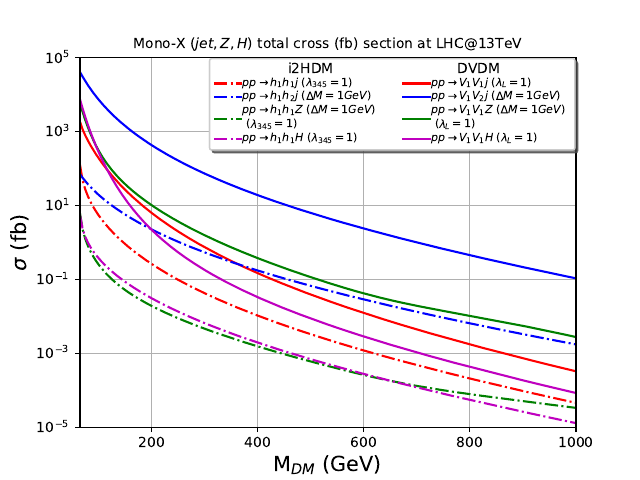

Python code for this plot:
import numpy as np
import matplotlib
import matplotlib.pyplot as plt
import scipy.interpolate
from scipy.interpolate import interp1d
import sys
import matplotlib.patches as mpatches
import matplotlib.ticker as ticker
from matplotlib.ticker import ScalarFormatter
import os

current_dir = os.getcwd()
this_file = current_dir+'/'

Mh1a, lamLa, csh1a = np.genfromtxt(this_file+"pp_h1h1j_ld345=1.dat", dtype=float, unpack=True, skip_header=True) 
Mv1a, lamLa, csv1a = np.genfromtxt(this_file+"pp_v1v1j_lamL=1.dat", dtype=float, unpack=True, skip_header=True) 
Mh1b, Mh2b, csh1b = np.genfromtxt(this_file+"pp_h1h2j_DeltaM=1.dat", dtype=float, unpack=True, skip_header=True) 
Mv1b, Mv2b, csv1b = np.genfromtxt(this_file+"pp_v1v2j_DeltaM=1.dat", dtype=float, unpack=True, skip_header=True) 
Mh1c, Mh2c, ld345c, csh1c = np.genfromtxt(this_file+"pp_h1h1Z_DtM=1_ld345=1.dat", dtype=float, unpack=True, skip_header=True) 
Mv1c, Mv2c, lamLc, csv1c = np.genfromtxt(this_file+"pp_v1v1Z_DtM=1_lamL=1.dat", dtype=float, unpack=True, skip_header=True) 
Mh1d, ld345d, csh1d = np.genfromtxt(this_file+"pp_h1h1H_ld345=1.dat", dtype=float, unpack=True, skip_header=True) 
Mv1d, lamLd, csv1d = np.genfromtxt(this_file+"pp_v1v1H_lamL=1.dat", dtype=float, unpack=True, skip_header=True) 

##############################################################
## comparison between cross sections for differente process ##
##############################################################

ax = plt.subplot(111)
#Name of axes
plt.xlabel("M$_{DM}$ (GeV)",fontsize=15)
plt.ylabel("$\\sigma$ (fb)",fontsize=15)
plt.title("Mono-X ($jet,Z,H$) total cross (fb) section at LHC@13TeV", fontsize=10) 
plt.xlim(65,1000)
plt.ylim(1E-5,1E5)
plt.yscale('log') 
#plt.xscale('log') 
plt.grid()

cs1, = plt.plot(Mv1a, csv1a, label='$pp\\rightarrow V_1V_1j$ $(\\lambda_L=1)$', color='r', linestyle='-')
cs2, = plt.plot(Mh1a, csh1a, label='$pp\\rightarrow h_1h_1j$ $(\\lambda_{345}=1)$', color='r', linestyle='-.')
cs3, = plt.plot(Mv1b, csv1b, label='$pp\\rightarrow V_1V_2j$ $(\\Delta M=1 GeV)$', color='b', linestyle='-')
cs4, = plt.plot(Mh1b, csh1b, label='$pp\\rightarrow h_1h_2j$ $(\\Delta M=1 GeV)$', color='b', linestyle='-.')
cs5, = plt.plot(Mv1c, csv1c, label='$pp\\rightarrow V_1V_1Z$ $(\\Delta M=1 GeV)$ \n $(\\lambda_L=1)$', color='g', linestyle='-')
cs6, = plt.plot(Mh1c, csh1c, label='$pp\\rightarrow h_1h_1Z$ $(\\Delta M=1 GeV)$ \n $(\\lambda_{345}=1)$', color='g', linestyle='-.')
cs7, = plt.plot(Mv1d, csv1d, label='$pp\\rightarrow V_1V_1H$ $(\\lambda_L=1)$', color='m', linestyle='-')
cs8, = plt.plot(Mh1d, csh1d, label='$pp\\rightarrow h_1h_1H$ $(\\lambda_{345}=1)$', color='m', linestyle='-.')

#box = ax.get_position()
#ax.set_position([box.x0, box.y0, box.width * 0.8, box.height])
#ax.get_position(1,1,1,1)

#Creamos la primera leyenda
legend1b = plt.legend(handles=[cs2,cs4,cs6,cs8,cs1,cs3,cs5,cs7], loc="upper right",title=" i2HDM                            DVDM", ncol=2, handlelength=2.5, borderaxespad=0.1, fancybox=True, shadow=True, fontsize = 8, labelspacing=0.1, handletextpad=0.1)#,  bbox_to_anchor=(1.4, 0.5))

#legend2c = plt.legend(handles=[NDD1,NDD2,NDD3,NDD4,NDD5,NDD6,NDD7,NDD8,NDD9,NDD10], loc="upper right", ncol=2, handlelength=2.5, borderaxespad=0.1, fancybox=True, shadow=True, fontsize = 8, labelspacing=0.1, handletextpad=0.1) # bbox_to_anchor=(1.5, 1.2))

#Agregamos la primera leyenda
plt.gca().add_artist(legend1b)

plt.savefig('cross_sections.pdf')

plt.clf()
